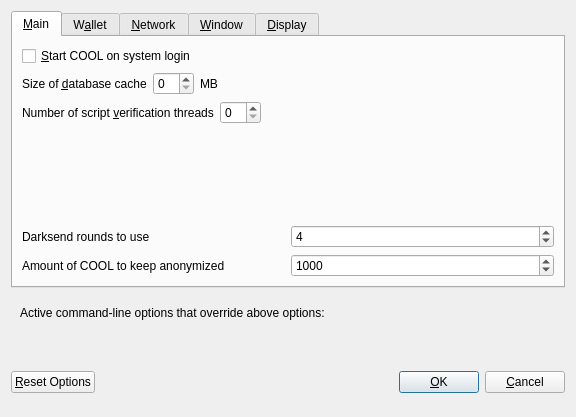
<?xml version="1.0" encoding="UTF-8"?>
<ui version="4.0">
 <class>OptionsDialog</class>
 <widget class="QDialog" name="OptionsDialog">
  <property name="geometry">
   <rect>
    <x>0</x>
    <y>0</y>
    <width>576</width>
    <height>417</height>
   </rect>
  </property>
  <property name="windowTitle">
   <string>Options</string>
  </property>
  <property name="modal">
   <bool>true</bool>
  </property>
  <layout class="QVBoxLayout" name="verticalLayout">
   <item>
    <widget class="QTabWidget" name="tabWidget">
     <property name="currentIndex">
      <number>0</number>
     </property>
     <widget class="QWidget" name="tabMain">
      <attribute name="title">
       <string>&amp;Main</string>
      </attribute>
      <layout class="QVBoxLayout" name="verticalLayout_Main">
       <item>
        <widget class="QCheckBox" name="bitcoinAtStartup">
         <property name="toolTip">
          <string>Automatically start COOL after logging in to the system.</string>
         </property>
         <property name="text">
          <string>&amp;Start COOL on system login</string>
         </property>
        </widget>
       </item>
       <item>
        <layout class="QHBoxLayout" name="horizontalLayout_2_Main">
         <item>
          <widget class="QLabel" name="databaseCacheLabel">
           <property name="text">
            <string>Size of &amp;database cache</string>
           </property>
           <property name="textFormat">
            <enum>Qt::PlainText</enum>
           </property>
           <property name="buddy">
            <cstring>databaseCache</cstring>
           </property>
          </widget>
         </item>
         <item>
          <widget class="QSpinBox" name="databaseCache"/>
         </item>
         <item>
          <widget class="QLabel" name="databaseCacheUnitLabel">
           <property name="text">
            <string>MB</string>
           </property>
           <property name="textFormat">
            <enum>Qt::PlainText</enum>
           </property>
          </widget>
         </item>
         <item>
          <spacer name="horizontalSpacer_2_Main">
           <property name="orientation">
            <enum>Qt::Horizontal</enum>
           </property>
           <property name="sizeHint" stdset="0">
            <size>
             <width>40</width>
             <height>20</height>
            </size>
           </property>
          </spacer>
         </item>
        </layout>
       </item>
       <item>
        <layout class="QHBoxLayout" name="horizontalLayout_3_Main">
         <item>
          <widget class="QLabel" name="threadsScriptVerifLabel">
           <property name="text">
            <string>Number of script &amp;verification threads</string>
           </property>
           <property name="textFormat">
            <enum>Qt::PlainText</enum>
           </property>
           <property name="buddy">
            <cstring>threadsScriptVerif</cstring>
           </property>
          </widget>
         </item>
         <item>
          <widget class="QSpinBox" name="threadsScriptVerif">
           <property name="toolTip">
            <string>(0 = auto, &lt;0 = leave that many cores free)</string>
           </property>
          </widget>
         </item>
         <item>
          <spacer name="horizontalSpacer_3_Main">
           <property name="orientation">
            <enum>Qt::Horizontal</enum>
           </property>
           <property name="sizeHint" stdset="0">
            <size>
             <width>40</width>
             <height>20</height>
            </size>
           </property>
          </spacer>
         </item>
        </layout>
       </item>
       <item>
        <spacer name="verticalSpacer_Main">
         <property name="orientation">
          <enum>Qt::Vertical</enum>
         </property>
         <property name="sizeHint" stdset="0">
          <size>
           <width>20</width>
           <height>40</height>
          </size>
         </property>
        </spacer>
       </item>
       <item>
        <layout class="QHBoxLayout" name="horizontalLayout_4_Main">
         <item>
          <widget class="QLabel" name="label">
           <property name="toolTip">
            <string>This setting determines the amount of individual masternodes that an input will be anonymized through.&lt;br/&gt;More rounds of anonymization gives a higher degree of privacy, but also costs more in fees.</string>
           </property>
           <property name="text">
            <string>Darksend rounds to use</string>
           </property>
          </widget>
         </item>
         <item>
          <widget class="QSpinBox" name="DarksendRounds">
           <property name="minimum">
            <number>2</number>
           </property>
           <property name="maximum">
            <number>8</number>
           </property>
           <property name="value">
            <number>4</number>
           </property>
          </widget>
         </item>
        </layout>
       </item>
       <item>
        <layout class="QHBoxLayout" name="horizontalLayout">
         <item>
          <widget class="QLabel" name="label_2">
           <property name="toolTip">
            <string>This amount acts as a threshold to turn off Darksend once it's reached.</string>
           </property>
           <property name="statusTip">
            <string notr="true"/>
           </property>
           <property name="whatsThis">
            <string notr="true"/>
           </property>
           <property name="accessibleName">
            <string notr="true"/>
           </property>
           <property name="accessibleDescription">
            <string notr="true"/>
           </property>
           <property name="text">
            <string>Amount of COOL to keep anonymized</string>
           </property>
          </widget>
         </item>
         <item>
          <widget class="QSpinBox" name="anonymizeVVL">
           <property name="minimum">
            <number>100</number>
           </property>
           <property name="maximum">
            <number>100000</number>
           </property>
           <property name="singleStep">
            <number>100</number>
           </property>
           <property name="value">
            <number>1000</number>
           </property>
          </widget>
         </item>
        </layout>
       </item>
      </layout>
     </widget>
     <widget class="QWidget" name="tabWallet">
      <attribute name="title">
       <string>W&amp;allet</string>
      </attribute>
      <layout class="QVBoxLayout" name="verticalLayout_Wallet">
       <item>
        <widget class="QGroupBox" name="groupBox">
         <property name="title">
          <string>Expert</string>
         </property>
         <layout class="QVBoxLayout" name="verticalLayout_2">
          <item>
           <widget class="QCheckBox" name="coinControlFeatures">
            <property name="toolTip">
             <string>Whether to show coin control features or not.</string>
            </property>
            <property name="text">
             <string>Enable coin &amp;control features</string>
            </property>
           </widget>
          </item>
          <item>
           <widget class="QCheckBox" name="showMasternodesTab">
            <property name="toolTip">
             <string>Show additional tab listing all your masternodes in first sub-tab&lt;br/&gt;and all masternodes on the network in second sub-tab.</string>
            </property>
            <property name="text">
             <string>Show Masternodes Tab</string>
            </property>
           </widget>
          </item>
          <item>
           <widget class="QCheckBox" name="spendZeroConfChange">
            <property name="toolTip">
             <string>If you disable the spending of unconfirmed change, the change from a transaction&lt;br/&gt;cannot be used until that transaction has at least one confirmation.&lt;br/&gt;This also affects how your balance is computed.</string>
            </property>
            <property name="text">
             <string>&amp;Spend unconfirmed change</string>
            </property>
           </widget>
          </item>
         </layout>
        </widget>
       </item>
       <item>
        <spacer name="verticalSpacer_Wallet">
         <property name="orientation">
          <enum>Qt::Vertical</enum>
         </property>
         <property name="sizeHint" stdset="0">
          <size>
           <width>20</width>
           <height>40</height>
          </size>
         </property>
        </spacer>
       </item>
      </layout>
     </widget>
     <widget class="QWidget" name="tabNetwork">
      <attribute name="title">
       <string>&amp;Network</string>
      </attribute>
      <layout class="QVBoxLayout" name="verticalLayout_Network">
       <item>
        <widget class="QCheckBox" name="mapPortUpnp">
         <property name="toolTip">
          <string>Automatically open the COOL client port on the router. This only works when your router supports UPnP and it is enabled.</string>
         </property>
         <property name="text">
          <string>Map port using &amp;UPnP</string>
         </property>
        </widget>
       </item>
       <item>
        <widget class="QCheckBox" name="allowIncoming">
         <property name="toolTip">
          <string>Accept connections from outside</string>
         </property>
         <property name="text">
          <string>Allow incoming connections</string>
         </property>
        </widget>
       </item>
       <item>
        <widget class="QCheckBox" name="connectSocks">
         <property name="toolTip">
          <string>Connect to the COOL network through a SOCKS5 proxy.</string>
         </property>
         <property name="text">
          <string>&amp;Connect through SOCKS5 proxy (default proxy):</string>
         </property>
        </widget>
       </item>
       <item>
        <layout class="QHBoxLayout" name="horizontalLayout_1_Network">
         <item>
          <widget class="QLabel" name="proxyIpLabel">
           <property name="text">
            <string>Proxy &amp;IP:</string>
           </property>
           <property name="textFormat">
            <enum>Qt::PlainText</enum>
           </property>
           <property name="buddy">
            <cstring>proxyIp</cstring>
           </property>
          </widget>
         </item>
         <item>
          <widget class="QValidatedLineEdit" name="proxyIp">
           <property name="minimumSize">
            <size>
             <width>140</width>
             <height>0</height>
            </size>
           </property>
           <property name="maximumSize">
            <size>
             <width>140</width>
             <height>16777215</height>
            </size>
           </property>
           <property name="toolTip">
            <string>IP address of the proxy (e.g. IPv4: 127.0.0.1 / IPv6: ::1)</string>
           </property>
          </widget>
         </item>
         <item>
          <widget class="QLabel" name="proxyPortLabel">
           <property name="text">
            <string>&amp;Port:</string>
           </property>
           <property name="textFormat">
            <enum>Qt::PlainText</enum>
           </property>
           <property name="buddy">
            <cstring>proxyPort</cstring>
           </property>
          </widget>
         </item>
         <item>
          <widget class="QLineEdit" name="proxyPort">
           <property name="minimumSize">
            <size>
             <width>55</width>
             <height>0</height>
            </size>
           </property>
           <property name="maximumSize">
            <size>
             <width>55</width>
             <height>16777215</height>
            </size>
           </property>
           <property name="toolTip">
            <string>Port of the proxy (e.g. 9050)</string>
           </property>
          </widget>
         </item>
         <item>
          <spacer name="horizontalSpacer_1_Network">
           <property name="orientation">
            <enum>Qt::Horizontal</enum>
           </property>
           <property name="sizeHint" stdset="0">
            <size>
             <width>40</width>
             <height>20</height>
            </size>
           </property>
          </spacer>
         </item>
        </layout>
       </item>
       <item>
        <spacer name="verticalSpacer_Network">
         <property name="orientation">
          <enum>Qt::Vertical</enum>
         </property>
         <property name="sizeHint" stdset="0">
          <size>
           <width>20</width>
           <height>40</height>
          </size>
         </property>
        </spacer>
       </item>
      </layout>
     </widget>
     <widget class="QWidget" name="tabWindow">
      <attribute name="title">
       <string>&amp;Window</string>
      </attribute>
      <layout class="QVBoxLayout" name="verticalLayout_Window">
       <item>
        <widget class="QCheckBox" name="minimizeToTray">
         <property name="toolTip">
          <string>Show only a tray icon after minimizing the window.</string>
         </property>
         <property name="text">
          <string>&amp;Minimize to the tray instead of the taskbar</string>
         </property>
        </widget>
       </item>
       <item>
        <widget class="QCheckBox" name="minimizeOnClose">
         <property name="toolTip">
          <string>Minimize instead of exit the application when the window is closed. When this option is enabled, the application will be closed only after selecting Quit in the menu.</string>
         </property>
         <property name="text">
          <string>M&amp;inimize on close</string>
         </property>
        </widget>
       </item>
       <item>
        <spacer name="verticalSpacer_Window">
         <property name="orientation">
          <enum>Qt::Vertical</enum>
         </property>
         <property name="sizeHint" stdset="0">
          <size>
           <width>20</width>
           <height>40</height>
          </size>
         </property>
        </spacer>
       </item>
      </layout>
     </widget>
     <widget class="QWidget" name="tabDisplay">
      <attribute name="title">
       <string>&amp;Display</string>
      </attribute>
      <layout class="QVBoxLayout" name="verticalLayout_Display">
       <item>
        <layout class="QHBoxLayout" name="horizontalLayout_1_Display">
         <item>
          <widget class="QLabel" name="langLabel">
           <property name="text">
            <string>User Interface &amp;language:</string>
           </property>
           <property name="textFormat">
            <enum>Qt::PlainText</enum>
           </property>
           <property name="buddy">
            <cstring>lang</cstring>
           </property>
          </widget>
         </item>
         <item>
          <widget class="QValueComboBox" name="lang">
           <property name="toolTip">
            <string>The user interface language can be set here. This setting will take effect after restarting COOL.</string>
           </property>
          </widget>
         </item>
        </layout>
       </item>
       <item>
        <widget class="QLabel" name="label_3">
         <property name="toolTip">
          <string notr="true"/>
         </property>
         <property name="statusTip">
          <string notr="true"/>
         </property>
         <property name="whatsThis">
          <string notr="true"/>
         </property>
         <property name="accessibleName">
          <string notr="true"/>
         </property>
         <property name="text">
          <string>Language missing or translation incomplete? Help contributing translations here:
https://www.transifex.com/coolnode-project/coolnode-project-translations</string>
         </property>
         <property name="wordWrap">
          <bool>true</bool>
         </property>
         <property name="openExternalLinks">
          <bool>true</bool>
         </property>
         <property name="textInteractionFlags">
          <set>Qt::TextBrowserInteraction</set>
         </property>
        </widget>
       </item>
       <item>
        <layout class="QHBoxLayout" name="horizontalLayout_4_Display" stretch="0,0">
         <item>
          <widget class="QLabel" name="themeLabel">
           <property name="text">
            <string>User Interface Theme:</string>
           </property>
          </widget>
         </item>
         <item>
          <widget class="QValueComboBox" name="theme"/>
         </item>
        </layout>
       </item>
       <item>
        <widget class="Line" name="line">
         <property name="orientation">
          <enum>Qt::Horizontal</enum>
         </property>
        </widget>
       </item>
       <item>
        <layout class="QHBoxLayout" name="horizontalLayout_2_Display">
         <item>
          <widget class="QLabel" name="unitLabel">
           <property name="text">
            <string>&amp;Unit to show amounts in:</string>
           </property>
           <property name="textFormat">
            <enum>Qt::PlainText</enum>
           </property>
           <property name="buddy">
            <cstring>unit</cstring>
           </property>
          </widget>
         </item>
         <item>
          <widget class="QValueComboBox" name="unit">
           <property name="toolTip">
            <string>Choose the default subdivision unit to show in the interface and when sending coins.</string>
           </property>
          </widget>
         </item>
        </layout>
       </item>
       <item>
        <layout class="QHBoxLayout" name="horizontalLayout_5_Display">
         <item>
          <widget class="QLabel" name="digitsLabel">
           <property name="text">
            <string>Decimal digits</string>
           </property>
          </widget>
         </item>
         <item>
          <widget class="QValueComboBox" name="digits"/>
         </item>
        </layout>
       </item>
       <item>
        <layout class="QHBoxLayout" name="horizontalLayout_3_Display">
         <item>
          <widget class="QLabel" name="thirdPartyTxUrlsLabel">
           <property name="toolTip">
            <string>Third party URLs (e.g. a block explorer) that appear in the transactions tab as context menu items. %s in the URL is replaced by transaction hash. Multiple URLs are separated by vertical bar |.</string>
           </property>
           <property name="text">
            <string>Third party transaction URLs</string>
           </property>
           <property name="buddy">
            <cstring>thirdPartyTxUrls</cstring>
           </property>
          </widget>
         </item>
         <item>
          <widget class="QLineEdit" name="thirdPartyTxUrls">
           <property name="toolTip">
            <string>Third party URLs (e.g. a block explorer) that appear in the transactions tab as context menu items. %s in the URL is replaced by transaction hash. Multiple URLs are separated by vertical bar |.</string>
           </property>
          </widget>
         </item>
        </layout>
       </item>
       <item>
        <spacer name="verticalSpacer">
         <property name="orientation">
          <enum>Qt::Vertical</enum>
         </property>
         <property name="sizeHint" stdset="0">
          <size>
           <width>20</width>
           <height>40</height>
          </size>
         </property>
        </spacer>
       </item>
      </layout>
     </widget>
    </widget>
   </item>
   <item>
    <widget class="QFrame" name="frame">
     <layout class="QVBoxLayout" name="verticalLayout_Bottom">
      <item>
       <layout class="QHBoxLayout" name="horizontalLayout_Bottom">
        <item>
         <widget class="QLabel" name="overriddenByCommandLineInfoLabel">
          <property name="text">
           <string>Active command-line options that override above options:</string>
          </property>
          <property name="textFormat">
           <enum>Qt::PlainText</enum>
          </property>
         </widget>
        </item>
        <item>
         <spacer name="horizontalSpacer_Bottom">
          <property name="orientation">
           <enum>Qt::Horizontal</enum>
          </property>
          <property name="sizeHint" stdset="0">
           <size>
            <width>40</width>
            <height>20</height>
           </size>
          </property>
         </spacer>
        </item>
       </layout>
      </item>
      <item>
       <widget class="QLabel" name="overriddenByCommandLineLabel">
        <property name="text">
         <string/>
        </property>
        <property name="textFormat">
         <enum>Qt::PlainText</enum>
        </property>
        <property name="wordWrap">
         <bool>true</bool>
        </property>
       </widget>
      </item>
     </layout>
    </widget>
   </item>
   <item>
    <layout class="QHBoxLayout" name="horizontalLayout_Buttons">
     <item>
      <widget class="QPushButton" name="resetButton">
       <property name="toolTip">
        <string>Reset all client options to default.</string>
       </property>
       <property name="text">
        <string>&amp;Reset Options</string>
       </property>
       <property name="autoDefault">
        <bool>false</bool>
       </property>
      </widget>
     </item>
     <item>
      <spacer name="horizontalSpacer_1">
       <property name="orientation">
        <enum>Qt::Horizontal</enum>
       </property>
       <property name="sizeHint" stdset="0">
        <size>
         <width>40</width>
         <height>48</height>
        </size>
       </property>
      </spacer>
     </item>
     <item>
      <widget class="QLabel" name="statusLabel">
       <property name="minimumSize">
        <size>
         <width>200</width>
         <height>0</height>
        </size>
       </property>
       <property name="font">
        <font>
         <weight>75</weight>
         <bold>true</bold>
        </font>
       </property>
       <property name="text">
        <string/>
       </property>
       <property name="textFormat">
        <enum>Qt::PlainText</enum>
       </property>
       <property name="wordWrap">
        <bool>true</bool>
       </property>
      </widget>
     </item>
     <item>
      <spacer name="horizontalSpacer_2">
       <property name="orientation">
        <enum>Qt::Horizontal</enum>
       </property>
       <property name="sizeHint" stdset="0">
        <size>
         <width>40</width>
         <height>48</height>
        </size>
       </property>
      </spacer>
     </item>
     <item>
      <widget class="QPushButton" name="okButton">
       <property name="text">
        <string>&amp;OK</string>
       </property>
       <property name="autoDefault">
        <bool>false</bool>
       </property>
       <property name="default">
        <bool>true</bool>
       </property>
      </widget>
     </item>
     <item>
      <widget class="QPushButton" name="cancelButton">
       <property name="text">
        <string>&amp;Cancel</string>
       </property>
       <property name="autoDefault">
        <bool>false</bool>
       </property>
      </widget>
     </item>
    </layout>
   </item>
  </layout>
 </widget>
 <customwidgets>
  <customwidget>
   <class>QValidatedLineEdit</class>
   <extends>QLineEdit</extends>
   <header>qvalidatedlineedit.h</header>
  </customwidget>
  <customwidget>
   <class>QValueComboBox</class>
   <extends>QComboBox</extends>
   <header>qvaluecombobox.h</header>
  </customwidget>
 </customwidgets>
 <resources/>
 <connections/>
</ui>
